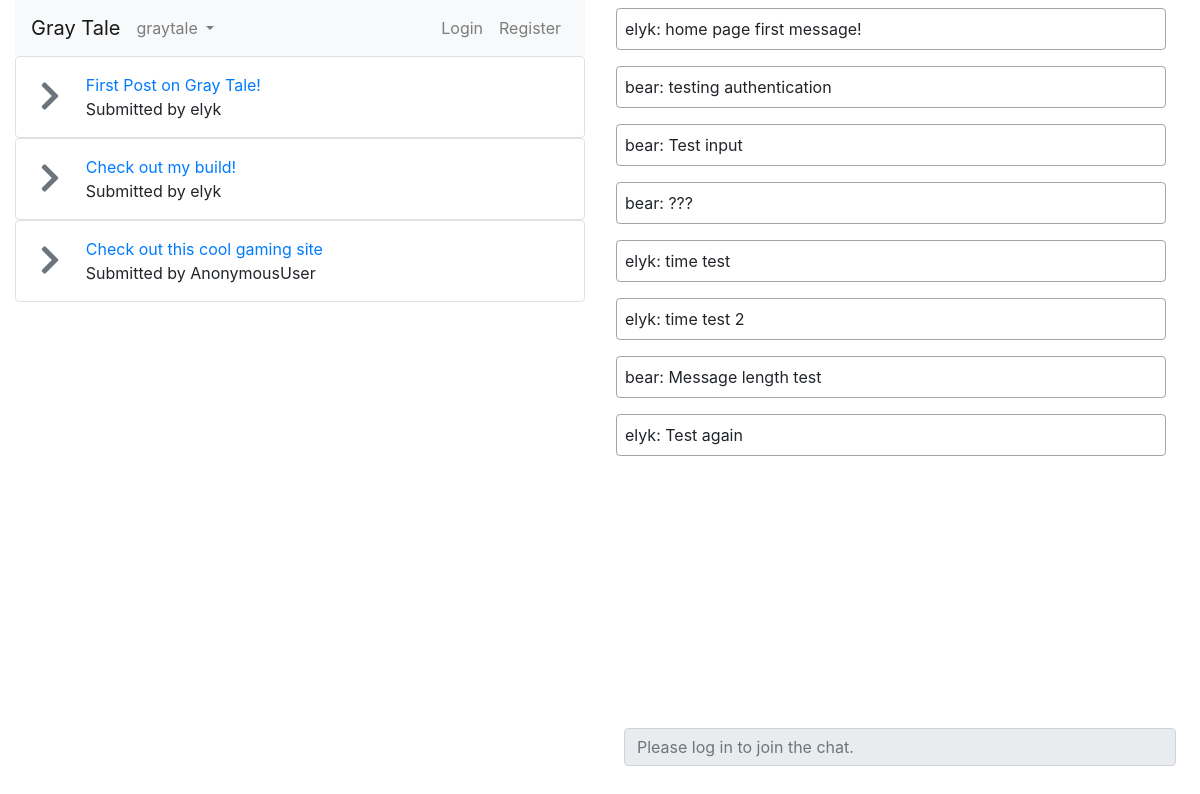
Before: / with the older database file.
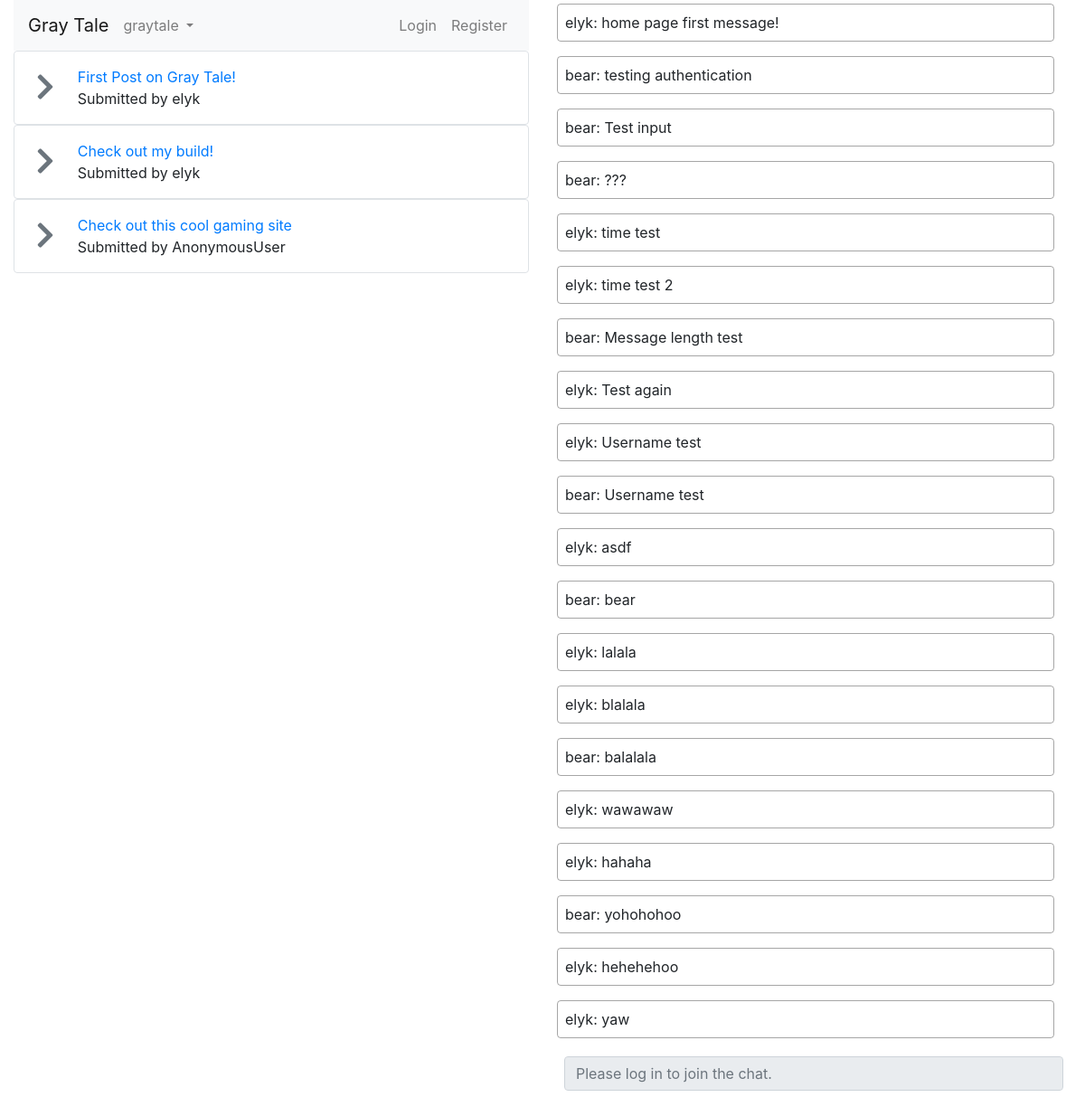
After: the same page with the newer database file.
### chatbox/models.py (models this page shows, shortened)
class Post(models.Model):
    dt = datetime.now()
    username = models.CharField(max_length=32,default='user')
    topic = models.CharField(max_length=32, default='graytale')
    url = models.URLField(max_length=250)
    text = models.TextField(blank=True,max_length=10000)
    title = models.CharField(max_length=64, default='')
    datetime = models.IntegerField(default=time.mktime(dt.timetuple()))

class Message(models.Model):
    dt = datetime.now()
    username = models.CharField(max_length=32,default='user')
    message_text = models.CharField(max_length=1000)
    room_name = models.CharField(max_length=200,default='lobby')
    post_id = models.IntegerField(default=0)
    datetime = models.IntegerField(default=time.mktime(dt.timetuple()))

### chatbox/views.py (the view)
# urls.py: url(r'^$',views.room,name='index'),
def room(request, room_name='graytale'):
    messages = Message.objects.filter(room_name=room_name, post_id=0).order_by('datetime')[:20]
    if room_name == 'graytale':
        posts = Post.objects.order_by('datetime')[:10]
    else:
        posts = Post.objects.filter(topic=room_name).order_by('datetime')[:10]
    return render(request,'chat/room.html', {
        'room_name': mark_safe(room_name),
        'room_name_json': mark_safe(json.dumps(room_name)),
        'chat_history' : messages,
        'posts': posts,
    })

### chatbox/templates/chat/room.html (shortened to what this page needs)
{% extends "chat/base.html" %}
{% load static %}
{% block site_head %}
    <link rel="stylesheet" href="{% static 'css/chatbox.css' %}">
{% endblock site_head %}
{% block content %}
        <div class="row h-100">
            <div class="posts col-md-6">
                <nav class="navbar navbar-expand-lg navbar-light bg-light">
                    <ul class="navbar-nav mr-auto">
                        <li class="nav-item">
                            <a class="navbar-brand mr-auto" href="{% url 'index' %}">Gray Tale</a>
                        </li>
                        <li class="nav-item dropdown">
                            <a class="nav-link dropdown-toggle" href="#" id="navbarDropdown" role="button" data-toggle="dropdown" aria-haspopup="true" aria-expanded="false">
                                {{room_name}}
                            </a>
                        </li>
                    </ul>
                    <ul class="navbar-nav ml-auto">
                        {% if user.is_authenticated %}
                        <li class="nav-item my-auto">
                            <span>Hi, {{ user }}!</span>
                        </li>
                        <li class="nav-item">
                            <a class="nav-link" href="{% url 'logout' %}">Logout</a>
                        </li>
                        {% else %}
                        <li class="nav-item">
                            <a class="nav-link" data-toggle="modal" data-target="#modal" href="{% url 'login' %}">Login</a>
                        </li>
                        <li class="nav-item">
                            <a class="nav-link" data-toggle="modal" data-target="#modal" href="{% url 'register' %}">Register</a>
                        </li>
                        {% endif %}
                    </ul>
                </nav>
                <div id="posts-window" class="posts-wrapper pre-scrollable">
                    {% for post in posts %}
                        <div class="gt-post border rounded py-3 px-4">
                            <div class="row">
                                <div class="col-md-1 my-auto">
                                    <a href="{% url 'index' %}g/{{post.topic}}/{{post.id}}" class="text-secondary"><i class="fas fa-chevron-right fa-2x"></i></a>
                                </div>
                                <div class="gt-post-details col-md-11">
                                    <div class="gt-post-link">
                                        <a href="{{post.url}}">{{post.title}}</a>
                                    </div>
                                    Submitted by {{post.username}}
                                </div>
                            </div>
                        </div>
                    {% endfor %}
                </div>
            </div>
            <div class="col-md-6" id="chat-log">
                <div id="chat-log-window" class="chat-log-wrapper pre-scrollable">
                    <div class="row" id="chat-log-div">
                    {% for msg in chat_history %}
                        <div class="chat-line col-md-11">
                            <span class="msg-text">{{msg.username}}: {{msg.message_text}}</span>
                        </div>
                    {% endfor %}
                    </div>
                </div>
                <div class="chat-input-wrapper">
                    <div class="row">
                        {% if user.is_authenticated %}
                        <input id="chat-message-input" class="form-control col-md-12" type="text" placeholder="Press 'Enter' to send a message"/>
                        {% else %}
                        <input id="chat-message-input" class="form-control col-md-12" type="text" size="2000" placeholder="Please log in to join the chat." disabled/>
                        {% endif %}
                    </div>
                </div>
            </div>
        </div>
{% endblock content %}

### chatbox/templates/chat/base.html (shortened to what this page needs)
{% load static %}
<!DOCTYPE html>
<html>
<head>
    <link rel="stylesheet" href="{% static 'css/bootstrap.min.css' %}">
    <link rel="stylesheet" href="{% static 'css/fontawesome.css' %}">
    {% block site_head %}
    {% endblock site_head %}
</head>
<body>
    <div class="gt-body container-fluid">
        {% block content %}
        {% endblock content %}
    </div>
</body>

### chatbox/static/css/chatbox.css (style rules this page uses)
html, body { height: 100%; }
.chat-line { border: 1px solid rgba(120,120,120,0.66); border-radius: 4px; width: auto; margin: 8px 0 8px 16px; padding: 8px; }
.gt-body { height: 100%; }
.chat-log-wrapper { min-height: 90vh; overflow-x: hidden !important; }
.chat-input-wrapper { padding: 1vh 2vw 0 2vw; min-height: 10vh; }
#chat-log-div { min-height: 100%; }

Changed rows visible on the page:
added Message: username "elyk", message_text "Username test"
added Message: username "bear", message_text "Username test"
added Message: username "elyk", message_text "asdf"
added Message: username "bear", message_text "bear"
added Message: username "elyk", message_text "lalala"
added Message: username "elyk", message_text "blalala"
added Message: username "bear", message_text "balalala"
added Message: username "elyk", message_text "wawawaw"
added Message: username "elyk", message_text "hahaha"
added Message: username "bear", message_text "yohohohoo"
added Message: username "elyk", message_text "hehehehoo"
added Message: username "elyk", message_text "yaw"
